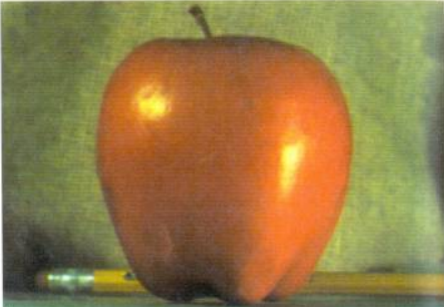
#> input picture images/apple.png, 444 x 307 px
$ python 'jinhui_test copy.py'
#> lines starting #> are read from the running program, lines starting #| are printed output that depends on the picture; after the words box and inside, x2 and y2 are one past the last pixel; in counts of white or black regions, pixels touching at a corner belong together
import matplotlib.pyplot as plt
import numpy as np

from skimage.io import imread
from skimage.transform import pyramid_reduce, pyramid_expand, resize


def get_gaussian_pyramid(image):
    rows, cols, dim = image.shape
    gaussian_pyramid = [image]
    while rows > 1 and cols > 1:
        #print(rows, cols)
        image = pyramid_reduce(image, downscale=2, channel_axis=-1)
        gaussian_pyramid.append(image)
        #print(image.shape)
        rows //= 2
        cols //= 2
    return gaussian_pyramid


def get_laplacian_pyramid(gaussian_pyramid):
    laplacian_pyramid = [gaussian_pyramid[len(gaussian_pyramid)-1]]
    for i in range(len(gaussian_pyramid)-2, -1, -1):
        image = gaussian_pyramid[i] - resize(pyramid_expand(gaussian_pyramid[i+1], channel_axis=-1), gaussian_pyramid[i].shape)
        #print(i, image.shape)
        laplacian_pyramid.append(np.copy(image))
    laplacian_pyramid = laplacian_pyramid[::-1]
    return laplacian_pyramid

def reconstruct_image_from_laplacian_pyramid(pyramid):
    i = len(pyramid) - 2
    prev = pyramid[i+1]
    #plt.figure(figsize=(20,20))
    j = 1
    while i >= 0:
        prev = resize(pyramid_expand(prev, upscale=2, channel_axis=-1), pyramid[i].shape)
        # prev = resize(pyramid_expand(prev, upscale=2), pyramid[i].shape)
        im = np.clip(pyramid[i] + prev,0,1)
        #plt.subplot(3,3,j)
        # plt.imshow(im)
        # plt.title('Level=' + str(j) + ', ' + str(im.shape[0]) + 'x' + str(im.shape[1]), size=20)
        prev = im
        i -= 1
        j += 1
    return im

def create_mask(bbx1, bby1, bbx2, bby2, A):
    M = np.ones_like(A)
    M[bby1:bby2, bbx1:bbx2] = 0
    return M

def blend_images(A, B, M):

    pyramidA = get_laplacian_pyramid(get_gaussian_pyramid(A))
    pyramidB = get_laplacian_pyramid(get_gaussian_pyramid(B))
    pyramidM = get_gaussian_pyramid(M)

    pyramidC = []
    for i in range(len(pyramidM)):
        im = pyramidM[i]*pyramidA[i] + (1-pyramidM[i])*pyramidB[i]
        pyramidC.append(im)

    im = reconstruct_image_from_laplacian_pyramid(pyramidC)
    return im


def rand_bbox(size, lam):
    W = size[0]
    H = size[1]

    cut_rat = np.sqrt(1. - lam)
    cut_w = np.int64(W * cut_rat)
    cut_h = np.int64(H * cut_rat)

    # uniform
    cx = np.random.randint(W)
    cy = np.random.randint(H)

    bbx1 = np.clip(cx - cut_w // 2, 0, W)
    bby1 = np.clip(cy - cut_h // 2, 0, H)
    bbx2 = np.clip(cx + cut_w // 2, 0, W)
    bby2 = np.clip(cy + cut_h // 2, 0, H)

    return bbx1, bby1, bbx2, bby2


# load the images in this folder using dataloader
A = imread('images/apple.png')[...,:3] / 255
B = imread('images/orange.png')[...,:3] / 255
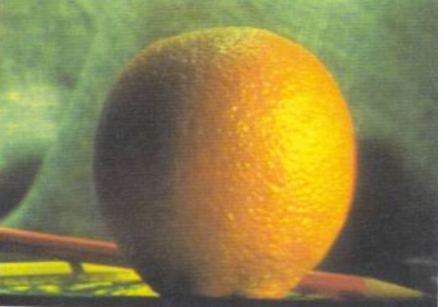
#> input picture images/orange.png, 444 x 307 px


# apply CutMix on these images
lam = np.random.beta(1, 1)
print(lam)

# [7 lines of commented-out code are left out]

size = A.shape
#> size = (307, 444, 3)
bbx1, bby1, bbx2, bby2 = rand_bbox(size, lam)
#> bbx1 = 2; bby1 = 79; bbx2 = 228; bby2 = 407

# CutMix the images
# target_a[:, bby1:bby2, bbx1:bbx2] = target_b[:, bby1:bby2, bbx1:bbx2]

# creating Mask image


M=create_mask(bbx1, bby1, bbx2, bby2, A)
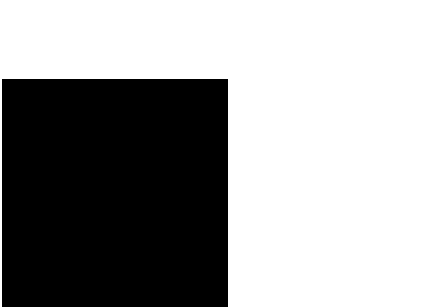
#> M: shape (307, 444, 3) float64; values 0 (black) and 1 (white), 62.2% white; 1 black region, box (x1, y1, x2, y2) and area: (2, 79, 228, 307) 51528
im=blend_images(A, B, M)
#> after the loop in get_gaussian_pyramid, `while rows > 1 and cols > 1:`: cols = 1; gaussian_pyramid = 9 items; rows = 1
#> the loop in get_laplacian_pyramid, `for i in range(len(gaussian_pyramid)-2, -1, -1):` made 8 passes
#> i on passes 1, 2, 3, 5, 6, 7, 8: 7, 6, 5, 3, 2, 1, 0
#> after the loop in get_laplacian_pyramid, `for i in range(len(gaussian_pyramid)-2, -1, -1):`: laplacian_pyramid = 9 items
#> the loop in get_laplacian_pyramid (call 2), `for i in range(len(gaussian_pyramid)-2, -1, -1):` made 8 passes
#> the loop in get_gaussian_pyramid (call 3), `while rows > 1 and cols > 1:` made 8 passes
#> pass 2, in get_gaussian_pyramid (call 3), `image = pyramid_reduce(image, downscale=2, channel_axis=-1)`:
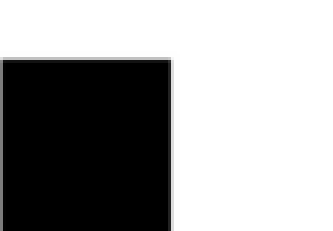
#> image: shape (77, 111, 3) float64 (shown 3 times larger); min 0, max 1, mean 0.622
#> pass 3, in get_gaussian_pyramid (call 3), `image = pyramid_reduce(image, downscale=2, channel_axis=-1)`:
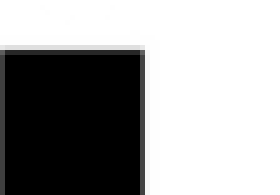
#> image: shape (39, 56, 3) float64 (shown 5 times larger); min 0, max 1, mean 0.622
#> after the loop in get_gaussian_pyramid (call 3), `while rows > 1 and cols > 1:`: cols = 1
#> in blend_images, `pyramidM = get_gaussian_pyramid(M)`: pyramidM = 9 items
#> the loop in blend_images, `for i in range(len(pyramidM)):` made 9 passes
#> pass 1, in blend_images, `im = pyramidM[i]*pyramidA[i] + (1-pyramidM[i])*pyramidB[i]`:
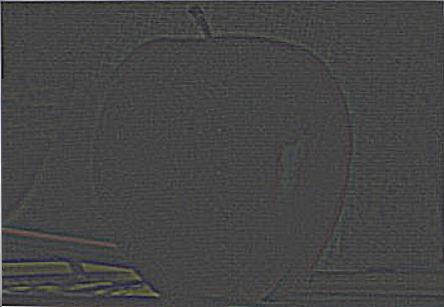
#> im: shape (307, 444, 3) float64; mean of channels 0, 1, 2 0.00053, 0.000522, 0.00062; drawn with min black and max white
#> pass 3, in blend_images, `im = pyramidM[i]*pyramidA[i] + (1-pyramidM[i])*pyramidB[i]`:
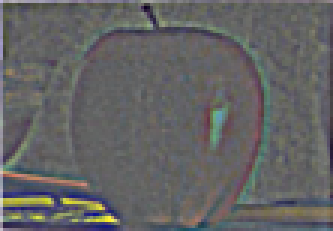
#> im: shape (77, 111, 3) float64 (shown 3 times larger); mean of channels 0, 1, 2 0.000224, 0.000264, 0.000931; drawn with min black and max white
#> in reconstruct_image_from_laplacian_pyramid, `i = len(pyramid) - 2`: i = 7
#> the loop in reconstruct_image_from_laplacian_pyramid, `while i >= 0:` made 8 passes
#> after the loop in reconstruct_image_from_laplacian_pyramid, `while i >= 0:`: i = -1; j = 9
#> in blend_images, `im = reconstruct_image_from_laplacian_pyramid(pyramidC)`:
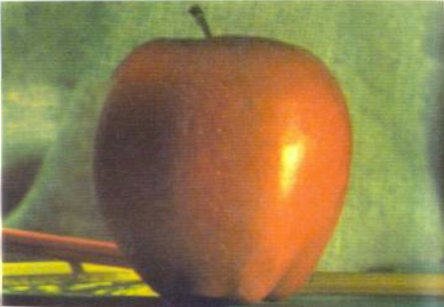
#> im: shape (307, 444, 3) float64; mean of channels 0, 1, 2 0.559, 0.492, 0.308; drawn as R, G, B
f, axarr = plt.subplots(2,2)

axarr[0,0].imshow(A)
axarr[0,1].imshow(B)
axarr[1,0].imshow(M)
axarr[1,1].imshow(im)

# plt.axis('off')
# plt.imshow(M)
plt.show()
print()


# [19 lines of commented-out code are left out]
